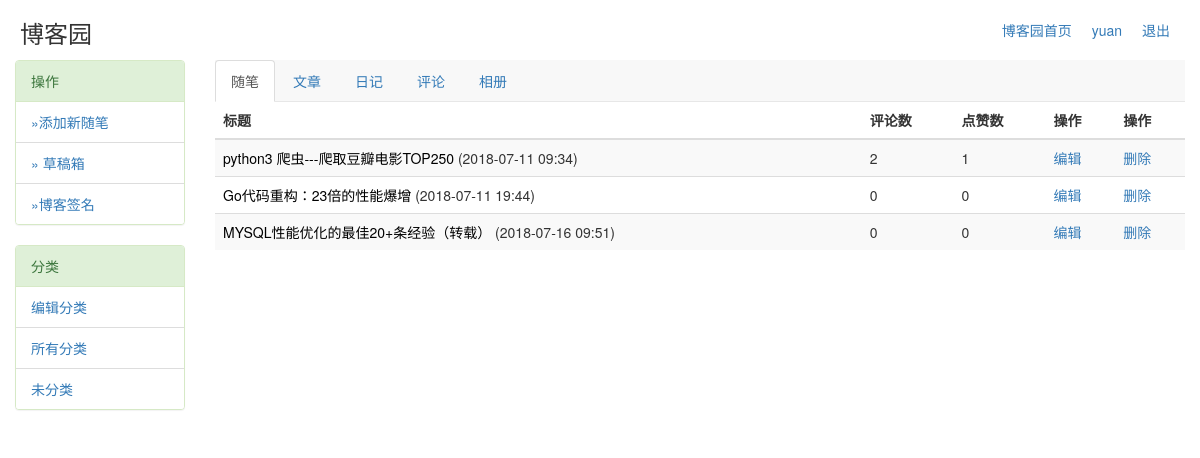
The app's page /backend/ (signed in) with its own data.
### blog/models.py (models this page shows, shortened)
class UserInfo(AbstractUser): #用户信息表
    nid = models.AutoField(primary_key=True)
    tel = models.CharField(max_length=11,null=True,unique=True)
    avatar = models.FileField(upload_to='avatars/',default='avatars/default.png')
    create_time = models.DateTimeField(verbose_name='创建时间',auto_now_add=True)
    blog = models.OneToOneField(to='Blog',to_field='nid',null=True,on_delete=models.CASCADE)
    def __str__(self):
        return self.username

class Article(models.Model): #文章表
    nid = models.AutoField(primary_key=True)
    title = models.CharField(verbose_name='文章标题',max_length=64)
    desc = models.CharField(verbose_name='文章描述',max_length=260)
    create_time = models.DateTimeField(verbose_name='创建时间',auto_now_add=True)
    content = models.TextField()
    comment_count = models.IntegerField(default=0)
    up_count = models.IntegerField(default=0)
    down_count = models.IntegerField(default=0)
    user = models.ForeignKey(verbose_name='作者',to='UserInfo',to_field='nid',on_delete=models.CASCADE)
    category = models.ForeignKey(to='Category',to_field='nid',on_delete=models.CASCADE)
    tag = models.ManyToManyField(
        to='Tag',
        through='Article2Tag',
    )

### blog/views.py (the view)
# urls.py: path('backend/',views.backend),
def backend(request):
    user = request.user
    article_list = Article.objects.filter(user=user)
    return render(request,'backend/backend.html',locals())

### templates/backend/backend.html (shortened to what this page needs)
{% extends 'backend/backend_base.html' %}
{% block content %}
    <div class="article_list">
        <table class="table table-striped">
            <thead>
                <th>标题</th>
                <th>评论数</th>
                <th>点赞数</th>
                <th>操作</th>
                <th>操作</th>
            </thead>
            <tbody>
            {% for article in article_list %}
                <tr>
                    <td><a href="/{{ article.user }}/articles/{{ article.nid }}/" style="color:black">{{ article.title }}</a> ({{ article.create_time|date:'Y-m-d H:i' }})</td>
                    <td>{{ article.comment_count }}</td>
                    <td>{{ article.up_count }}</td>
                    <td><a href="">编辑</a></td>
                    <td><a href="javascript:void(0);" class="del_article" id="{{ article.pk }}">删除</a></td>
                </tr>
            {% endfor %}
            </tbody>
        </table>
    </div>
{% endblock %}

### templates/backend/backend_base.html (shortened to what this page needs)
<!DOCTYPE html>
<html lang="en">
<head>
    <link rel="stylesheet" href="/static/bootstrap-3.3.7-dist/css/bootstrap.css">
    <link rel="stylesheet" href="/static/css/add_article.css">
</head>
<body>
    <div class="header">
        <div class="header_left">
            <h3>博客园</h3>
        </div>
        <div class="header_right">
            <ul class="header_right_ul">
                <li><a href="/index/">博客园首页</a></li>
                <li><a href="/{{ request.user.username }}/">{{ request.user.username}}</a></li>
                <li><a href="/logout/">退出</a></li>
            </ul>
        </div>
    </div>
    <div class="container-fluid">
        <div class="row">
            <div class="col-md-2">
                <div class="panel panel-success">
                     <div class="panel-heading">操作</div>
                        <ul class="list-group">
                            <li class="list-group-item"><a href="/add_article/">»添加新随笔</a></li>
                            <li class="list-group-item"><a href="">» 草稿箱</a></li>
                            <li class="list-group-item"><a href="">»博客签名</a></li>
                        </ul>
                </div>
                <div class="panel panel-success">
                     <div class="panel-heading">分类</div>
                        <ul class="list-group">
                            <li class="list-group-item"><a href="">编辑分类</a></li>
                            <li class="list-group-item"><a href="">所有分类</a></li>
                            <li class="list-group-item"><a href="">未分类</a></li>
                        </ul>
                </div>
            </div>
            <div class="col-md-10">
                <div>
                    <ul class="nav nav-tabs navbar-default" role="tablist">
                        <li role="presentation" class="active"><a href="#home"  aria-controls="home" role="tab" data-toggle="tab">随笔</a></li>
                        <li role="presentation"><a href="#article"  aria-controls="article" role="tab" data-toggle="tab">文章</a></li>
                        <li role="presentation"><a href="#diary" aria-controls="diary" role="tab" data-toggle="tab">日记</a></li>
                        <li role="presentation"><a href="#comment"  aria-controls="comment" role="tab" data-toggle="tab">评论</a></li>
                        <li role="presentation"><a href="#album"  aria-controls="album" role="tab" data-toggle="tab">相册</a></li>
                    </ul>
                </div>
                <div class="tab-content">
                    <div role="tabpanel" class="tab-pane active" id="home">
                        {% block content %}
                        {% endblock %}
                    </div>
                </div>
            </div>
        </div>
    </div>
</body>
</html>

### templates/backend/backend_base.html (style rules this page uses)
* { margin: 0; padding: 0; }
.header { width: 100%; height: 60px; }
.header_left { float: left; }
.header_left h3 { margin-left: 20px; }
.header_right { float: right; }
.header_right .header_right_ul { margin-right: 30px; line-height: 60px; }
.header_right li { float: left; list-style: none; margin-left: 20px; }

### records on screen
UserInfo: user.username "yuan"
Article: title "python3 爬虫---爬取豆瓣电影TOP250", create_time "2018-07-11 09:34", comment_count "2", up_count "1"
Article: title "Go代码重构：23倍的性能爆增", create_time "2018-07-11 19:44", comment_count "0", up_count "0"
Article: title "MYSQL性能优化的最佳20+条经验（转载）", create_time "2018-07-16 09:51", comment_count "0", up_count "0"
